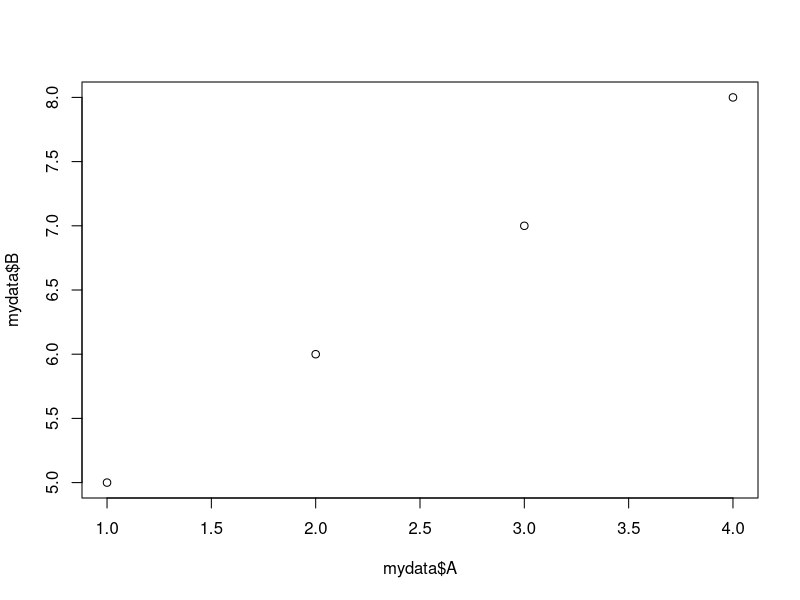

Here is the R script that generated this plot:
## ---- chunk 1
#| echo: false
mydata <- data.frame(
  "A" = c(1,2,3,4),
  "B" = c(5,6,7,8)
)
## ---- chunk 2
library(knitr)
kable(mydata, caption = "This is the profound data of legend")
## ---- chunk 3
#| fig-width: 6
#| fig-height: 3
plot(mydata$A,mydata$B)
